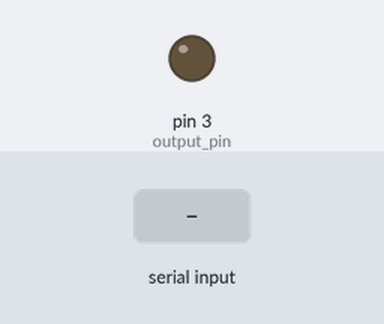
This sketch was run on a simulated Arduino Uno, built with avr-gcc and run on an emulated ATmega328P. Shown: output pins drawn as LEDs (lit = HIGH). Inputs (shaded band) come from the test bench. What the sketch prints to the serial monitor is not drawn.

Above: at 1.2 s.
1.3 s: "A" received over Serial
At 2.5 s:
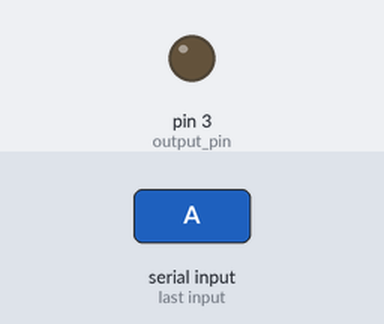
2.8 s: byte 75 ('K') received over Serial
At 3.7 s:
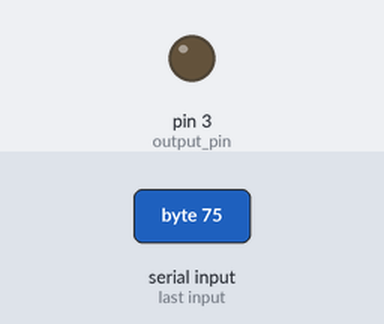
5.8 s: byte 76 ('L') received over Serial
At 6.7 s:
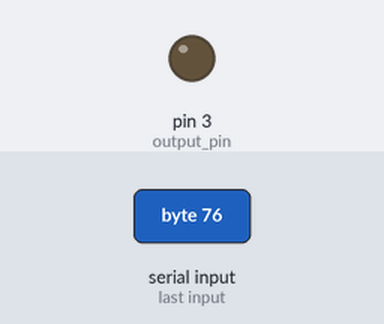
8.8 s: byte 77 ('M') received over Serial
At 8.88 s:
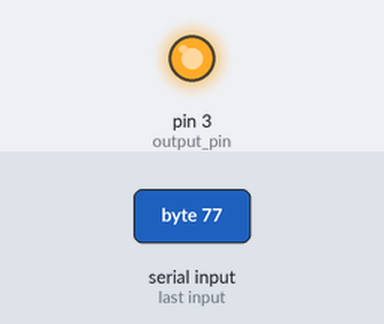
11.8 s: byte 78 ('N') received over Serial
At 13.3 s:
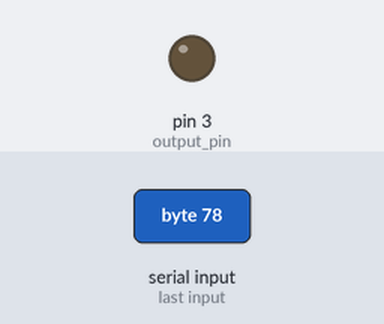
14.8 s: byte 79 ('O') received over Serial
At 16.2 s:
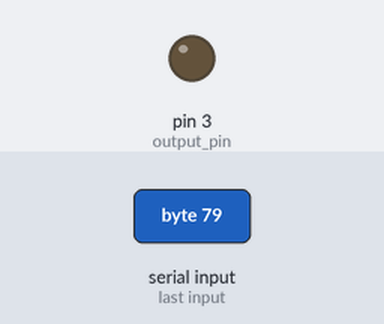
Timing chart, 0 to 17.8 s (numbered marks = the images above; inputs shaded):
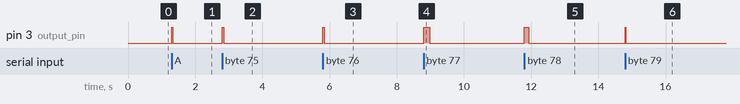

The sketch:

Serial_transients.ino
```cpp
int incoming_byte = 0;
int output_pin=3;
void setup() {
  // put your setup code here, to run once:
Serial.begin(115200);
pinMode(output_pin, OUTPUT);
digitalWrite(output_pin, LOW);    // initialize with known state

}

void loop() {
  // put your main code here, to run repeatedly:
  if (Serial.available() > 0) {// check for serial data
    incoming_byte = Serial.read(); // read the incoming byte
    if (incoming_byte=='A'){ // check for the overvoltage transient
     delay_A_overvoltage_transient();
}
    else if (incoming_byte=='B') {// check for the overvoltage transient
    delay_B_overvoltage_transient();
}
    else if (incoming_byte=='C') {// check for the overvoltage transient
    delay_C_overvoltage_transient();
    }
    else if (incoming_byte=='D') {// check for the overvoltage transient
    delay_D_overvoltage_transient();

}
    else if (incoming_byte=='D') {// check for the overvoltage transient
    delay_D_overvoltage_transient();

   }
   else if (incoming_byte=='E') {// check for the overvoltage transient
    delay_E_overvoltage_transient();

   }
   else if (incoming_byte=='F') {// check for the overvoltage transient
    delay_F_overvoltage_transient();

   }
   else if (incoming_byte=='G') {// check for the overvoltage transient
    delay_G_overvoltage_transient();

   }
   else if (incoming_byte=='H') {// check for the overvoltage transient
    delay_H_overvoltage_transient();

   }
   else if (incoming_byte=='I') {// check for the overvoltage transient
    delay_I_overvoltage_transient();

   }
   else if (incoming_byte=='J') {// check for the overvoltage transient
    delay_J_overvoltage_transient();

   }
   else if (incoming_byte=='K') {// check for the undervoltage transient
    delay_K_undervoltage_transient();

   }
   else if (incoming_byte=='L') {// check for the undervoltage transient
    delay_L_undervoltage_transient();

   }
   else if (incoming_byte=='M') {// check for the undervoltage transient
    delay_M_undervoltage_transient();

   }
   else if (incoming_byte=='N') {// check for the undervoltage transient
    delay_N_undervoltage_transient();

   }
   else if (incoming_byte=='O') {// check for the undervoltage transient
    delay_O_undervoltage_transient();

   }
   else if (incoming_byte=='P') {// check for the undervoltage transient
    delay_P_undervoltage_transient();

   }
   else if (incoming_byte=='Q') {// check for the undervoltage transient
    delay_Q_undervoltage_transient();

   }
   else if (incoming_byte=='R') {// check for the undervoltage transient
    delay_R_undervoltage_transient();

   }
   else if (incoming_byte=='S') {// check for the undervoltage transient
    delay_S_undervoltage_transient();

   }
   else if (incoming_byte=='T') {// check for the undervoltage transient
    delay_T_undervoltage_transient();

   }


}

else {
  Serial.println("Waiting for a command"); // waiting
}
}

void delay_K_undervoltage_transient(){// 28v and 8v  'K'
  digitalWrite(output_pin, HIGH);   // generate a pulse for 50ms  )
  delay(56);
  delayMicroseconds(140);
  digitalWrite(output_pin, LOW);   // remove the pulse and go to initial state

}
void delay_L_undervoltage_transient(){// 28v and 8v  'L'
  digitalWrite(output_pin, HIGH);   // generate a pulse for 38ms  )
  delay(44);
  delayMicroseconds(140);
  digitalWrite(output_pin, LOW);   // remove the pulse and go to initial state

}
void delay_M_undervoltage_transient(){// 28v and 8v  'M'
  digitalWrite(output_pin, HIGH);   // generate a pulse for 170ms  )
  delay(176);
  delayMicroseconds(140);
  digitalWrite(output_pin, LOW);   // remove the pulse and go to initial state

}
void delay_N_undervoltage_transient(){ // 28v and 8v  'N'
  digitalWrite(output_pin, HIGH);   // generate a pulse for 128ms  )
  delay(134);
  delayMicroseconds(140);
  digitalWrite(output_pin, LOW);   // remove the pulse and go to initial state

}
void delay_O_undervoltage_transient(){ // 28v and 8v  'N'
  digitalWrite(output_pin, HIGH);   // generate a pulse for 12ms  )
  delay(18);
  delayMicroseconds(140);
  digitalWrite(output_pin, LOW);   // remove the pulse and go to initial state

}
void delay_P_undervoltage_transient(){ // 28v and 8v  'N'
  digitalWrite(output_pin, HIGH);   // generate a pulse for 50ms  )
  delay(56);
  delayMicroseconds(140);
  digitalWrite(output_pin, LOW);   // remove the pulse and go to initial state

}
void delay_Q_undervoltage_transient(){ // 28v and 8v  'N'
  digitalWrite(output_pin, HIGH);   // generate a pulse for 38ms  )
  delay(44);
  delayMicroseconds(140);
  digitalWrite(output_pin, LOW);   // remove the pulse and go to initial state

}
void delay_R_undervoltage_transient(){ // 28v and 8v  'N'
  digitalWrite(output_pin, HIGH);   // generate a pulse for 170ms  )
  delay(176);
  delayMicroseconds(140);
  digitalWrite(output_pin, LOW);   // remove the pulse and go to initial state

}
void delay_S_undervoltage_transient(){ // 28v and 8v  'N'
  digitalWrite(output_pin, HIGH);   // generate a pulse for 128ms  )
  delay(134);
  delayMicroseconds(140);
  digitalWrite(output_pin, LOW);   // remove the pulse and go to initial state

}
void delay_T_undervoltage_transient(){ // 28v and 8v  'N'
  digitalWrite(output_pin, HIGH);   // generate a pulse for 12ms  )
  delay(18);
  delayMicroseconds(140);
  digitalWrite(output_pin, LOW);   // remove the pulse and go to initial state

}

void delay_A_overvoltage_transient(){ //20 ms for 28v and 70v   'A'
  digitalWrite(output_pin, HIGH);   // (generate a pulse for 20ms)
  delay(26);
  delayMicroseconds(140);
  digitalWrite(output_pin, LOW);    // remove the pulse and go to initial state
}
void delay_B_overvoltage_transient(){ //15ms for 28v and 70v 'B'
  digitalWrite(output_pin, HIGH);   // (generate a pulse for 15ms)
  delay(21);
  delayMicroseconds(140);
  digitalWrite(output_pin, LOW);    // remove the pulse and go to initial state
}
void delay_C_overvoltage_transient(){ //75ms for 28v and 70v  'C'
  digitalWrite(output_pin, HIGH);   // (generate a pulse for 75ms)
  delay(81);
  delayMicroseconds(140);
  digitalWrite(output_pin, LOW);    // remove the pulse and go to initial state
}

void delay_D_overvoltage_transient(){ //55ms for 28v and 70v  'D'
  digitalWrite(output_pin, HIGH);   // (generate a pulse for 55ms)
  delay(61);
  delayMicroseconds(140);
  digitalWrite(output_pin, LOW);    // remove the pulse and go to initial state
}
void delay_E_overvoltage_transient(){ //12 ms for 28v and 70v   'E'
  digitalWrite(output_pin, HIGH);   // (generate a pulse for 12ms)
  delay(18);
  delayMicroseconds(140);
  digitalWrite(output_pin, LOW);    // remove the pulse and go to initial state
}
void delay_F_overvoltage_transient(){ //20 ms for 28v and 70v   'F'
  digitalWrite(output_pin, HIGH);   // (generate a pulse for 20ms)
  delay(26);
  delayMicroseconds(140);
  digitalWrite(output_pin, LOW);    // remove the pulse and go to initial state
}
void delay_G_overvoltage_transient(){ //15 ms for 28v and 70v   'G'
  digitalWrite(output_pin, HIGH);   // (generate a pulse for 15ms)
  delay(21);
  delayMicroseconds(140);
  digitalWrite(output_pin, LOW);    // remove the pulse and go to initial state
}
void delay_H_overvoltage_transient(){ //75 ms for 28v and 70v   'H'
  digitalWrite(output_pin, HIGH);   // (generate a pulse for 75ms)
  delay(81);
  delayMicroseconds(140);
  digitalWrite(output_pin, LOW);    // remove the pulse and go to initial state
}
void delay_I_overvoltage_transient(){ //55 ms for 28v and 70v   'I'
  digitalWrite(output_pin, HIGH);   // (generate a pulse for 55ms)
  delay(61);
  delayMicroseconds(140);
  digitalWrite(output_pin, LOW);    // remove the pulse and go to initial state
}
void delay_J_overvoltage_transient(){ //12 ms for 28v and 70v   'J'
  digitalWrite(output_pin, HIGH);   // (generate a pulse for 12ms)
  delay(61);
  delayMicroseconds(140);
  digitalWrite(output_pin, LOW);    // remove the pulse and go to initial state
}
```

Measured:
- after the input at 1.3 s, pin 3 (output_pin): LOW → HIGH at once, → LOW 0.03 s later
- after the input at 2.8 s, pin 3 (output_pin): LOW → HIGH at once, → LOW 0.06 s later
- after the input at 5.8 s, pin 3 (output_pin): LOW → HIGH at once, → LOW 0.04 s later
- after the input at 8.8 s, pin 3 (output_pin): LOW → HIGH at once, → LOW 0.18 s later
- after the input at 11.8 s, pin 3 (output_pin): LOW → HIGH at once, → LOW 0.13 s later
- after the input at 14.8 s, pin 3 (output_pin): LOW → HIGH at once, → LOW 0.02 s later
